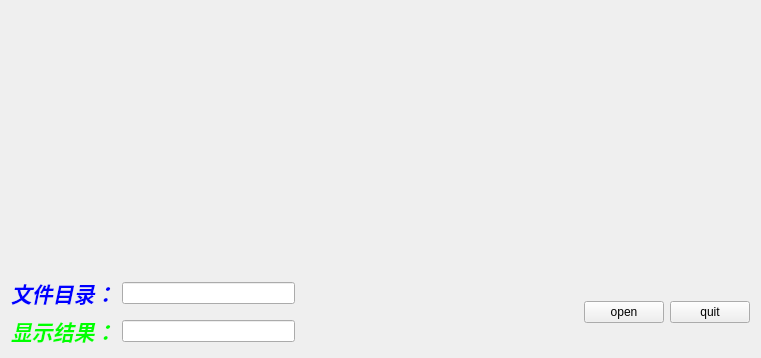
<?xml version="1.0" encoding="UTF-8"?>
<ui version="4.0">
 <class>Widget</class>
 <widget class="QWidget" name="Widget">
  <property name="geometry">
   <rect>
    <x>0</x>
    <y>0</y>
    <width>761</width>
    <height>358</height>
   </rect>
  </property>
  <property name="windowTitle">
   <string>Widget</string>
  </property>
  <layout class="QGridLayout" name="gridLayout">
   <item row="0" column="0">
    <widget class="QLabel" name="imageLabel">
     <property name="text">
      <string/>
     </property>
    </widget>
   </item>
   <item row="1" column="0">
    <layout class="QVBoxLayout" name="verticalLayout">
     <item>
      <layout class="QHBoxLayout" name="horizontalLayout_2">
       <item>
        <widget class="QLabel" name="fileDirLabel">
         <property name="text">
          <string>&lt;html&gt;&lt;head/&gt;&lt;body&gt;&lt;p&gt;&lt;span style=&quot; font-size:16pt; font-weight:600; font-style:italic; color:#0000ff;&quot;&gt;文件目录：&lt;/span&gt;&lt;/p&gt;&lt;/body&gt;&lt;/html&gt;</string>
         </property>
        </widget>
       </item>
       <item>
        <widget class="QLineEdit" name="fileDirLineEdit"/>
       </item>
      </layout>
     </item>
     <item>
      <layout class="QHBoxLayout" name="horizontalLayout_3">
       <item>
        <widget class="QLabel" name="resultLabel">
         <property name="text">
          <string>&lt;html&gt;&lt;head/&gt;&lt;body&gt;&lt;p&gt;&lt;span style=&quot; font-size:16pt; font-weight:600; font-style:italic; color:#00ff00;&quot;&gt;显示结果：&lt;/span&gt;&lt;/p&gt;&lt;/body&gt;&lt;/html&gt;</string>
         </property>
        </widget>
       </item>
       <item>
        <widget class="QLineEdit" name="resultLineEdit"/>
       </item>
      </layout>
     </item>
    </layout>
   </item>
   <item row="1" column="1">
    <spacer name="horizontalSpacer">
     <property name="orientation">
      <enum>Qt::Horizontal</enum>
     </property>
     <property name="sizeHint" stdset="0">
      <size>
       <width>283</width>
       <height>20</height>
      </size>
     </property>
    </spacer>
   </item>
   <item row="1" column="2">
    <layout class="QHBoxLayout" name="horizontalLayout">
     <item>
      <widget class="QPushButton" name="openButton">
       <property name="text">
        <string>open</string>
       </property>
      </widget>
     </item>
     <item>
      <widget class="QPushButton" name="quitButton">
       <property name="text">
        <string>quit</string>
       </property>
      </widget>
     </item>
    </layout>
   </item>
  </layout>
 </widget>
 <layoutdefault spacing="6" margin="11"/>
 <resources/>
 <connections/>
</ui>
